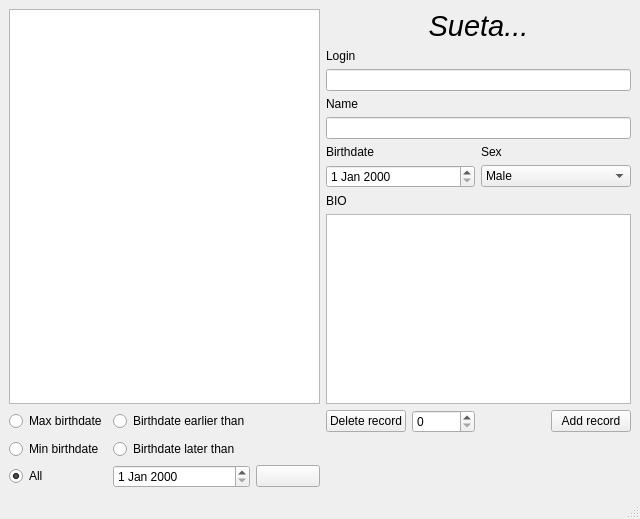
<?xml version="1.0" encoding="UTF-8"?>
<ui version="4.0">
 <class>MainWindow</class>
 <widget class="QMainWindow" name="MainWindow">
  <property name="geometry">
   <rect>
    <x>0</x>
    <y>0</y>
    <width>640</width>
    <height>519</height>
   </rect>
  </property>
  <property name="windowTitle">
   <string>MainWindow</string>
  </property>
  <widget class="QWidget" name="centralwidget">
   <layout class="QGridLayout" name="gridLayout">
    <item row="7" column="3">
     <widget class="QLabel" name="label_5">
      <property name="text">
       <string>BIO</string>
      </property>
     </widget>
    </item>
    <item row="6" column="5" colspan="2">
     <widget class="QComboBox" name="sexBox">
      <item>
       <property name="text">
        <string>Male</string>
       </property>
      </item>
      <item>
       <property name="text">
        <string>Female</string>
       </property>
      </item>
      <item>
       <property name="text">
        <string>Not Listed</string>
       </property>
      </item>
     </widget>
    </item>
    <item row="9" column="4">
     <widget class="QSpinBox" name="idBox"/>
    </item>
    <item row="8" column="3" colspan="4">
     <widget class="QTextEdit" name="bioEdit"/>
    </item>
    <item row="3" column="3">
     <widget class="QLabel" name="label_2">
      <property name="text">
       <string>Name</string>
      </property>
     </widget>
    </item>
    <item row="0" column="3" colspan="4">
     <widget class="QLabel" name="label_6">
      <property name="font">
       <font>
        <pointsize>22</pointsize>
        <italic>true</italic>
       </font>
      </property>
      <property name="text">
       <string>Sueta...</string>
      </property>
      <property name="alignment">
       <set>Qt::AlignCenter</set>
      </property>
     </widget>
    </item>
    <item row="0" column="0" rowspan="9" colspan="3">
     <widget class="QTableView" name="tableView"/>
    </item>
    <item row="9" column="3">
     <widget class="QPushButton" name="delRecButton">
      <property name="text">
       <string>Delete record</string>
      </property>
     </widget>
    </item>
    <item row="9" column="0">
     <widget class="QRadioButton" name="radioMax">
      <property name="text">
       <string>Max birthdate</string>
      </property>
     </widget>
    </item>
    <item row="5" column="5" colspan="2">
     <widget class="QLabel" name="label_4">
      <property name="text">
       <string>Sex</string>
      </property>
     </widget>
    </item>
    <item row="6" column="3" colspan="2">
     <widget class="QDateEdit" name="dateEdit"/>
    </item>
    <item row="4" column="3" colspan="4">
     <widget class="QLineEdit" name="nameEdit"/>
    </item>
    <item row="2" column="3" colspan="4">
     <widget class="QLineEdit" name="loginEdit"/>
    </item>
    <item row="1" column="3">
     <widget class="QLabel" name="label">
      <property name="text">
       <string>Login</string>
      </property>
     </widget>
    </item>
    <item row="9" column="1">
     <widget class="QRadioButton" name="radioEarlier">
      <property name="text">
       <string>Birthdate earlier than</string>
      </property>
     </widget>
    </item>
    <item row="9" column="6">
     <widget class="QPushButton" name="addRecButton">
      <property name="text">
       <string>Add record</string>
      </property>
     </widget>
    </item>
    <item row="5" column="3">
     <widget class="QLabel" name="label_3">
      <property name="text">
       <string>Birthdate</string>
      </property>
     </widget>
    </item>
    <item row="13" column="0">
     <widget class="QRadioButton" name="radioAll">
      <property name="text">
       <string>All</string>
      </property>
      <property name="checked">
       <bool>true</bool>
      </property>
     </widget>
    </item>
    <item row="11" column="0">
     <widget class="QRadioButton" name="radioMin">
      <property name="text">
       <string>Min birthdate</string>
      </property>
     </widget>
    </item>
    <item row="11" column="1">
     <widget class="QRadioButton" name="radioLater">
      <property name="text">
       <string>Birthdate later than</string>
      </property>
     </widget>
    </item>
    <item row="13" column="1">
     <widget class="QDateEdit" name="filtDateEdit"/>
    </item>
    <item row="13" column="2">
     <widget class="QPushButton" name="refreshButton">
      <property name="text">
       <string/>
      </property>
      <property name="icon">
       <iconset theme="view-refresh">
        <normaloff>.</normaloff>.</iconset>
      </property>
     </widget>
    </item>
   </layout>
  </widget>
  <widget class="QMenuBar" name="menubar">
   <property name="geometry">
    <rect>
     <x>0</x>
     <y>0</y>
     <width>640</width>
     <height>22</height>
    </rect>
   </property>
  </widget>
  <widget class="QStatusBar" name="statusbar"/>
 </widget>
 <resources/>
 <connections/>
</ui>
